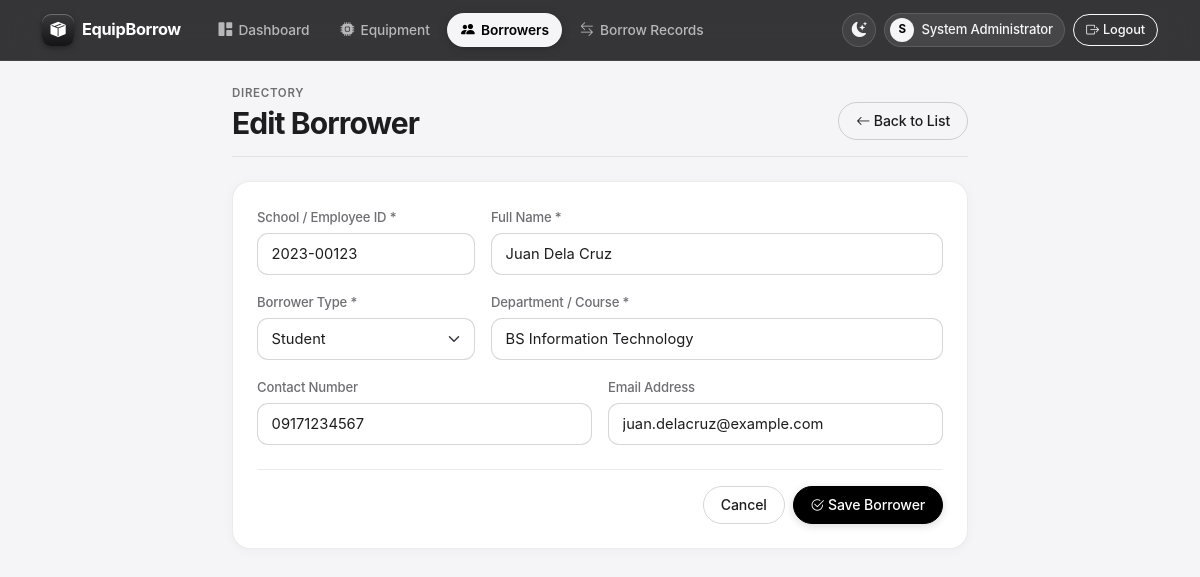
The page /borrower_form.php?id=1 (signed in) on the database its author committed.
### tables this page shows
CREATE TABLE borrowers (
    borrower_id    INT UNSIGNED  NOT NULL AUTO_INCREMENT,
    id_number      VARCHAR(20)   NOT NULL,                      
    full_name      VARCHAR(100)  NOT NULL,
    borrower_type  ENUM('Student','Faculty','Staff') NOT NULL DEFAULT 'Student',
    department     VARCHAR(100)  NOT NULL,                      
    contact_no     VARCHAR(20)   NULL,
    email          VARCHAR(100)  NULL,
    created_at     TIMESTAMP     NOT NULL DEFAULT CURRENT_TIMESTAMP,
    PRIMARY KEY (borrower_id),
    UNIQUE KEY uq_borrower_idnumber (id_number)
);

### includes/functions.php (called while the page is built, shortened)
<?php
function e($value): string
{
    return htmlspecialchars((string) $value, ENT_QUOTES, 'UTF-8');
}

### borrower_form.php (the view, shortened to what this page needs)
<?php
require_once 'includes/auth.php';
$types  = ['Student', 'Faculty', 'Staff'];
$id     = (int)($_GET['id'] ?? 0);
$isEdit = $id > 0;
$b = [
    'id_number' => '', 'full_name' => '', 'borrower_type' => 'Student',
    'department' => '', 'contact_no' => '', 'email' => '',
];
if ($isEdit) {
    $stmt = $conn->prepare('SELECT * FROM borrowers WHERE borrower_id = ?');
    $stmt->bind_param('i', $id);
    $stmt->execute();
    $found = $stmt->get_result()->fetch_assoc();
    $b = $found;
}
$pageTitle  = $isEdit ? 'Edit Borrower' : 'Add Borrower';
require 'includes/header.php';
?>
<div class="row justify-content-center">
    <div class="col-lg-8">
        <div class="page-header">
            <div>
                <div class="page-eyebrow">Directory</div>
                <h1 class="page-title"><?= e($pageTitle) ?></h1>
            </div>
            <a href="borrowers.php" class="btn btn-outline-secondary">
                <i class="bi bi-arrow-left"></i> Back to List
            </a>
        </div>
        <div class="card">
            <div class="card-body p-4">
                <form method="post">
                    <div class="row g-3">
                        <div class="col-md-4">
                            <label class="form-label">School / Employee ID *</label>
                            <input type="text" name="id_number" class="form-control" maxlength="20"
                                   value="<?= e($b['id_number']) ?>" placeholder="2024-00001" required>
                        </div>
                        <div class="col-md-8">
                            <label class="form-label">Full Name *</label>
                            <input type="text" name="full_name" class="form-control" maxlength="100"
                                   value="<?= e($b['full_name']) ?>" placeholder="Juan Dela Cruz" required>
                        </div>
                        <div class="col-md-4">
                            <label class="form-label">Borrower Type *</label>
                            <select name="borrower_type" class="form-select">
                                <?php foreach ($types as $t): ?>
                                    <option <?= $t === $b['borrower_type'] ? 'selected' : '' ?>><?= e($t) ?></option>
                                <?php endforeach; ?>
                            </select>
                        </div>
                        <div class="col-md-8">
                            <label class="form-label">Department / Course *</label>
                            <input type="text" name="department" class="form-control" maxlength="100"
                                   value="<?= e($b['department']) ?>" placeholder="BS Information Technology" required>
                        </div>
                        <div class="col-md-6">
                            <label class="form-label">Contact Number</label>
                            <input type="text" name="contact_no" class="form-control" maxlength="20"
                                   value="<?= e($b['contact_no']) ?>" placeholder="09XXXXXXXXX">
                        </div>
                        <div class="col-md-6">
                            <label class="form-label">Email Address</label>
                            <input type="email" name="email" class="form-control" maxlength="100"
                                   value="<?= e($b['email']) ?>" placeholder="name@example.com">
                        </div>
                    </div>
                    <div class="d-flex justify-content-end gap-2 mt-4 pt-3 border-top">
                        <a href="borrowers.php" class="btn btn-outline-secondary">Cancel</a>
                        <button class="btn btn-primary"><i class="bi bi-check2-circle"></i> Save Borrower</button>
                    </div>
                </form>
            </div>
        </div>
    </div>
</div>
<?php require 'includes/footer.php'; ?>

### assets/css/style.css (style rules this page uses)
:root { --font-sans: -apple-system, BlinkMacSystemFont, "SF Pro Display", "SF Pro Text", "Inter", "Segoe UI", Roboto, Helvetica, Arial, sans-serif; --font-mono: ui-monospace, "SF Mono", SFMono-Regular, Menlo, Monaco, Consolas, monospace; --surface-bg: #F5F5F7; --surface-card: #FFFFFF; --surface-subtle: #F5F5F7; --surface-hover: rgba(0, 0, 0, 0.028); --surface-glass: rgba(255, 255, 255, 0.76); --navbar-glass: rgba(12, 12, 14, 0.82); --text-main: #1D1D1F; --text-muted: #6E6E73; --text-soft: #86868B; --border-color: rgba(0, 0, 0, 0.08); --border-strong: rgba(0, 0, 0, 0.16); --specular-edge: rgba(255, 255, 255, 0.65); --brand-primary: #000000; --brand-primary-hover: #2C2C2E; --brand-primary-fg: #FFFFFF; --focus-ring: rgba(0, 0, 0, 0.22); --bs-body-font-family: var(--font-sans); --bs-body-bg: var(--surface-bg); --bs-body-color: var(--text-main); --bs-border-color: var(--border-color); --bs-primary: #000000; --bs-primary-rgb: 0, 0, 0; }
body { font-family: var(--font-sans); font-size: 0.95rem; line-height: 1.47059; letter-spacing: -0.011em; background-color: var(--surface-bg); color: var(--text-main); display: flex; flex-direction: column; min-height: 100vh; -webkit-font-smoothing: antialiased; -moz-osx-font-smoothing: grayscale; font-optical-sizing: auto; transition: background-color 220ms ease, color 220ms ease; }
h1, h2, h3, h4, h5, h6, .h1, .h2, .h3, .h4, .h5, .h6, .display-font { font-family: var(--font-sans); font-weight: 600; letter-spacing: -0.024em; line-height: 1.15; }
.page-header { display: flex; justify-content: space-between; align-items: flex-end; flex-wrap: wrap; gap: 1rem; margin-bottom: 1.5rem; padding-bottom: 1rem; border-bottom: 1px solid var(--border-color); }
.page-eyebrow { font-size: 0.72rem; font-weight: 600; text-transform: uppercase; letter-spacing: 0.06em; color: var(--text-muted); margin-bottom: 0.25rem; }
.page-title { font-size: clamp(1.55rem, 2.5vw, 2rem); font-weight: 700; letter-spacing: -0.03em; margin-bottom: 0; color: var(--text-main); }
.card { background-color: var(--surface-card); border: 1px solid var(--border-color); border-radius: 18px; box-shadow: 0 2px 12px rgba(0, 0, 0, 0.035); }
.btn { font-weight: 500; font-size: 0.88rem; letter-spacing: -0.008em; border-radius: 999px; padding: 0.48rem 1.05rem; transition: background-color 160ms ease, border-color 160ms ease, color 160ms ease, box-shadow 160ms ease, transform 100ms ease-out; }
.btn-primary { background-color: var(--brand-primary) !important; border-color: var(--brand-primary) !important; color: var(--brand-primary-fg) !important; box-shadow: 0 2px 8px rgba(0, 0, 0, 0.14); }
.btn-outline-secondary { color: var(--text-main); border-color: var(--border-strong); background-color: transparent; }
.form-control, .form-select { border-radius: 11px; border-color: var(--border-strong); padding: 0.56rem 0.85rem; background-color: var(--surface-card); color: var(--text-main); font-size: 0.92rem; transition: border-color 150ms ease, box-shadow 150ms ease; }
.form-label { font-weight: 500; font-size: 0.82rem; color: var(--text-muted); margin-bottom: 0.35rem; }

### rows shown on the page
borrowers: id_number "2023-00123", full_name "Juan Dela Cruz", department "BS Information Technology", contact_no "09171234567", email "juan.delacruz@example.com"

### other values the page prints
$initial "S"
$adminName "System Administrator"
$pageTitle "Edit Borrower"
form field borrower_type "Student"
